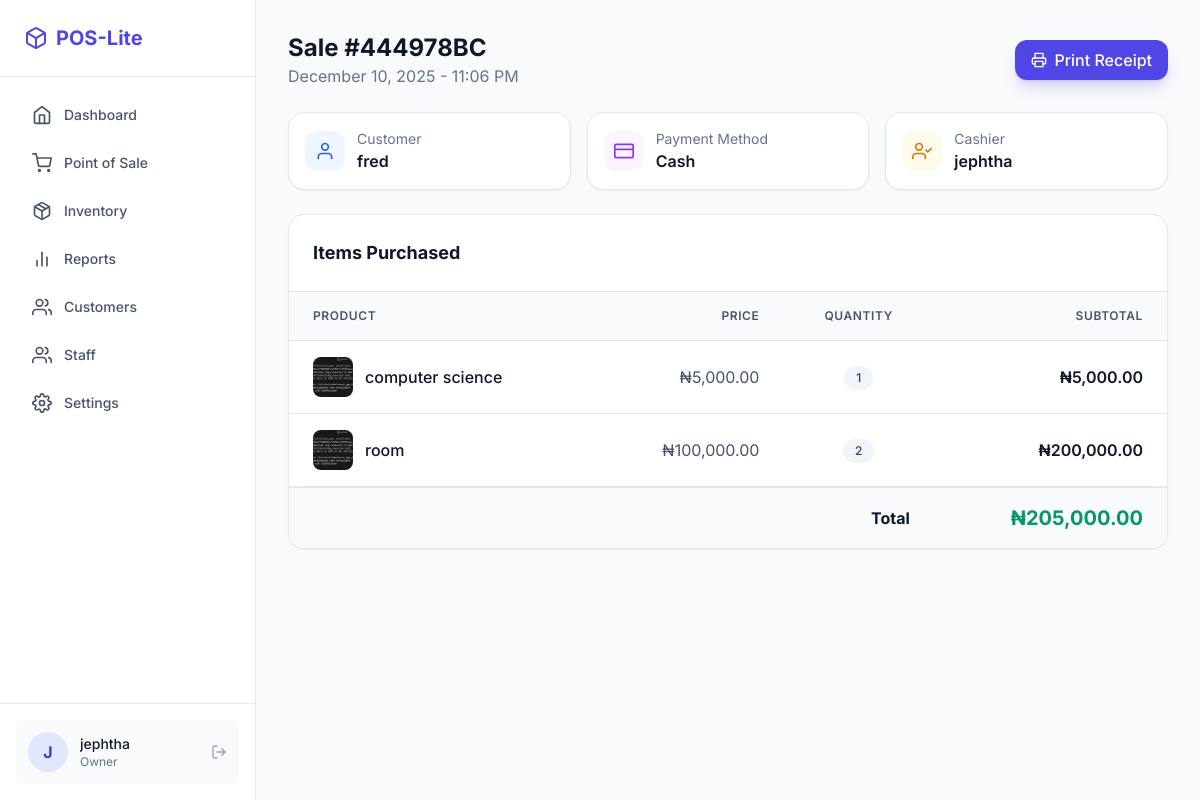
The page /store/sales/8/ (signed in) on the database its author committed.
### users/models.py (models this page shows, shortened)
class User(AbstractUser):
    class Role(models.TextChoices):
        OWNER = "OWNER", "Owner"
        STAFF = "STAFF", "Staff"
    role = models.CharField(max_length=50, choices=Role.choices, default=Role.STAFF)
    phone = models.CharField(max_length=15, blank=True, null=True)
    class SubscriptionStatus(models.TextChoices):
        TRIAL = "TRIAL", "Trial"
        ACTIVE = "ACTIVE", "Active"
        EXPIRED = "EXPIRED", "Expired"
        GRACE = "GRACE", "Grace Period"
    subscription_status = models.CharField(
        max_length=20,
        choices=SubscriptionStatus.choices,
        default=SubscriptionStatus.TRIAL
    )
    trial_start_date = models.DateTimeField(default=timezone.now)
    subscription_end_date = models.DateTimeField(null=True, blank=True)

### store/models.py (models this page shows, shortened)
class Sale(models.Model):
    PAYMENT_METHODS = [
        ('CASH', 'Cash'),
        ('TRANSFER', 'Transfer'),
        ('POS', 'POS'),
    ]
    user = models.ForeignKey(settings.AUTH_USER_MODEL, on_delete=models.PROTECT)
    customer = models.ForeignKey(Customer, on_delete=models.SET_NULL, null=True, blank=True, related_name='sales')
    total_amount = models.DecimalField(max_digits=12, decimal_places=2, default=0)
    payment_method = models.CharField(max_length=20, choices=PAYMENT_METHODS, default='CASH')
    reference = models.CharField(max_length=50, unique=True, blank=True)
    created_at = models.DateTimeField(default=timezone.now)

class Customer(models.Model):
    name = models.CharField(max_length=100)
    phone = models.CharField(max_length=20, unique=True)
    email = models.EmailField(blank=True)
    address = models.TextField(blank=True)
    created_at = models.DateTimeField(auto_now_add=True)

class SaleItem(models.Model):
    sale = models.ForeignKey(Sale, on_delete=models.CASCADE, related_name='items')
    product = models.ForeignKey(Product, on_delete=models.PROTECT)
    quantity = models.PositiveIntegerField(default=1)
    price = models.DecimalField(max_digits=10, decimal_places=2) # Price at time of sale
    subtotal = models.DecimalField(max_digits=12, decimal_places=2)

class Product(models.Model):
    name = models.CharField(max_length=200)
    category = models.ForeignKey(Category, on_delete=models.SET_NULL, null=True, related_name='products')
    price = models.DecimalField(max_digits=10, decimal_places=2)
    cost_price = models.DecimalField(max_digits=10, decimal_places=2, default=0)
    stock_quantity = models.PositiveIntegerField(default=0)
    low_stock_threshold = models.PositiveIntegerField(default=5)
    barcode = models.CharField(max_length=100, blank=True, unique=True)
    image = models.ImageField(upload_to='products/', blank=True, null=True)
    created_at = models.DateTimeField(auto_now_add=True)
    updated_at = models.DateTimeField(auto_now=True)

### store/views.py (the view)
# urls.py: path('sales/<int:pk>/', views.sale_detail, name='sale_detail'),
@login_required
def sale_detail(request, pk):
    sale = get_object_or_404(
        Sale.objects.select_related('customer', 'user')
                    .prefetch_related('items__product'),
        pk=pk
    )
    return render(request, 'store/sale_detail.html', {'sale': sale})

### core/context_processors.py (called while the page is built, shortened)
def subscription_context(request):
    if not request.user.is_authenticated:
        return {}
    user = request.user
    context = {
        'subscription_status': user.subscription_status,
        'is_trial': user.subscription_status == User.SubscriptionStatus.TRIAL,
        'is_active': user.subscription_status == User.SubscriptionStatus.ACTIVE,
        'is_expired': user.subscription_status == User.SubscriptionStatus.EXPIRED,
        'days_left': getattr(request, 'days_left', 0),
        'subscription_reminder': None,
        'subscription_reminder_color': 'green', # green, yellow, red
    }
    return context

### templates/store/sale_detail.html (shortened to what this page needs)
{% extends 'layouts/app.html' %}
{% load humanize %}
{% block content %}
<div class="mb-6 flex items-center justify-between">
  <div>
    <h1 class="text-2xl font-bold text-slate-900 dark:text-white">Sale #{{ sale.reference }}</h1>
    <p class="text-slate-500 dark:text-slate-400">{{ sale.created_at|date:"F j, Y - g:i A" }}</p>
  </div>
  <div class="flex gap-2">
    <a href="{% url 'sale_receipt' sale.pk %}" target="_blank" class="px-4 py-2 bg-primary-600 hover:bg-primary-700 text-white rounded-xl font-medium transition-colors shadow-lg shadow-primary-600/20 flex items-center gap-2">
      <i data-feather="printer" class="w-4 h-4"></i>
      <span class="hidden sm:inline">Print Receipt</span>
    </a>
  </div>
</div>
<div class="grid grid-cols-1 md:grid-cols-3 gap-4 mb-6">
  <div class="bg-white dark:bg-slate-900 p-4 rounded-2xl border border-slate-200 dark:border-slate-800 shadow-sm">
    <div class="flex items-center gap-3">
      <div class="w-10 h-10 rounded-xl bg-blue-50 dark:bg-blue-900/20 text-blue-600 dark:text-blue-400 flex items-center justify-center">
        <i data-feather="user" class="w-5 h-5"></i>
      </div>
      <div>
        <p class="text-sm text-slate-500 dark:text-slate-400">Customer</p>
        <p class="font-semibold text-slate-900 dark:text-white">{{ sale.customer.name|default:"Walk-in" }}</p>
      </div>
    </div>
  </div>
  <div class="bg-white dark:bg-slate-900 p-4 rounded-2xl border border-slate-200 dark:border-slate-800 shadow-sm">
    <div class="flex items-center gap-3">
      <div class="w-10 h-10 rounded-xl bg-purple-50 dark:bg-purple-900/20 text-purple-600 dark:text-purple-400 flex items-center justify-center">
        <i data-feather="credit-card" class="w-5 h-5"></i>
      </div>
      <div>
        <p class="text-sm text-slate-500 dark:text-slate-400">Payment Method</p>
        <p class="font-semibold text-slate-900 dark:text-white">{{ sale.get_payment_method_display }}</p>
      </div>
    </div>
  </div>
  <div class="bg-white dark:bg-slate-900 p-4 rounded-2xl border border-slate-200 dark:border-slate-800 shadow-sm">
    <div class="flex items-center gap-3">
      <div class="w-10 h-10 rounded-xl bg-amber-50 dark:bg-amber-900/20 text-amber-600 dark:text-amber-400 flex items-center justify-center">
        <i data-feather="user-check" class="w-5 h-5"></i>
      </div>
      <div>
        <p class="text-sm text-slate-500 dark:text-slate-400">Cashier</p>
        <p class="font-semibold text-slate-900 dark:text-white">{{ sale.user.username }}</p>
      </div>
    </div>
  </div>
</div>
<div class="bg-white dark:bg-slate-900 rounded-2xl border border-slate-200 dark:border-slate-800 shadow-sm overflow-hidden mb-6">
  <div class="p-6 border-b border-slate-200 dark:border-slate-800">
    <h3 class="text-lg font-bold text-slate-900 dark:text-white">Items Purchased</h3>
  </div>
  <div class="hidden md:block overflow-x-auto">
    <table class="w-full">
      <thead class="bg-slate-50 dark:bg-slate-800 border-b border-slate-200 dark:border-slate-700">
        <tr>
          <th class="px-6 py-4 text-left text-xs font-semibold text-slate-600 dark:text-slate-400 uppercase tracking-wider">Product</th>
          <th class="px-6 py-4 text-right text-xs font-semibold text-slate-600 dark:text-slate-400 uppercase tracking-wider">Price</th>
          <th class="px-6 py-4 text-center text-xs font-semibold text-slate-600 dark:text-slate-400 uppercase tracking-wider">Quantity</th>
          <th class="px-6 py-4 text-right text-xs font-semibold text-slate-600 dark:text-slate-400 uppercase tracking-wider">Subtotal</th>
        </tr>
      </thead>
      <tbody class="divide-y divide-slate-200 dark:divide-slate-800">
        {% for item in sale.items.all %}
        <tr class="hover:bg-slate-50 dark:hover:bg-slate-800/50 transition-colors">
          <td class="px-6 py-4">
            <div class="flex items-center gap-3">
              {% if item.product.image %}
              <img src="{{ item.product.image.url }}" alt="{{ item.product.name }}" class="w-10 h-10 rounded-lg object-cover">
              {% else %}
              <div class="w-10 h-10 rounded-lg bg-slate-100 dark:bg-slate-800 flex items-center justify-center">
                <i data-feather="package" class="w-5 h-5 text-slate-400"></i>
              </div>
              {% endif %}
              <span class="font-medium text-slate-900 dark:text-white">{{ item.product.name }}</span>
            </div>
          </td>
          <td class="px-6 py-4 text-right text-slate-600 dark:text-slate-400">₦{{ item.price|intcomma }}</td>
          <td class="px-6 py-4 text-center">
            <span class="inline-flex items-center px-3 py-1 rounded-full text-xs font-medium bg-slate-100 dark:bg-slate-800 text-slate-700 dark:text-slate-300">
              {{ item.quantity }}
            </span>
          </td>
          <td class="px-6 py-4 text-right font-semibold text-slate-900 dark:text-white">₦{{ item.subtotal|intcomma }}</td>
        </tr>
        {% endfor %}
      </tbody>
      <tfoot class="bg-slate-50 dark:bg-slate-800 border-t-2 border-slate-200 dark:border-slate-700">
        <tr>
          <td colspan="3" class="px-6 py-4 text-right font-bold text-slate-900 dark:text-white">Total</td>
          <td class="px-6 py-4 text-right text-xl font-bold text-emerald-600 dark:text-emerald-400">₦{{ sale.total_amount|intcomma }}</td>
        </tr>
      </tfoot>
    </table>
  </div>
</div>
{% endblock %}

### templates/layouts/app.html (shortened to what this page needs)
{% extends 'base.html' %} {% block layout %}
<div class="flex h-screen overflow-hidden">
  <aside
    class="hidden md:flex flex-col w-64 border-r border-slate-200 dark:border-slate-800 bg-white dark:bg-slate-900"
  >
    <div class="p-6 border-b border-slate-200 dark:border-slate-800">
      <h1
        class="text-xl font-bold text-primary-600 dark:text-primary-400 flex items-center gap-2"
      >
        <i data-feather="box"></i> POS-Lite
      </h1>
    </div>
    <nav class="flex-1 overflow-y-auto p-4 space-y-1">
      <a
        href="{% url 'dashboard' %}"
        class="flex items-center gap-3 px-4 py-3 text-sm font-medium rounded-lg {% if request.resolver_match.url_name == 'dashboard' %}bg-primary-50 text-primary-700 dark:bg-primary-900/20 dark:text-primary-400{% else %}text-slate-600 dark:text-slate-400 hover:bg-slate-50 dark:hover:bg-slate-800{% endif %}"
      >
        <i data-feather="home" class="w-5 h-5"></i>
        Dashboard
      </a>
      <a
        href="{% url 'pos' %}"
        class="flex items-center gap-3 px-4 py-3 text-sm font-medium rounded-lg {% if request.resolver_match.url_name == 'pos' %}bg-primary-50 text-primary-700 dark:bg-primary-900/20 dark:text-primary-400{% else %}text-slate-600 dark:text-slate-400 hover:bg-slate-50 dark:hover:bg-slate-800{% endif %}"
      >
        <i data-feather="shopping-cart" class="w-5 h-5"></i>
        Point of Sale
      </a>
      {% if request.user.role == 'OWNER' %}
      <a
        href="{% url 'product_list' %}"
        class="flex items-center gap-3 px-4 py-3 text-sm font-medium rounded-lg {% if request.resolver_match.url_name == 'product_list' %}bg-primary-50 text-primary-700 dark:bg-primary-900/20 dark:text-primary-400{% else %}text-slate-600 dark:text-slate-400 hover:bg-slate-50 dark:hover:bg-slate-800{% endif %}"
      >
        <i data-feather="package" class="w-5 h-5"></i>
        Inventory
      </a>
      {% endif %}
      <a
        href="{% url 'sales_report' %}"
        class="flex items-center gap-3 px-4 py-3 text-sm font-medium rounded-lg {% if request.resolver_match.url_name == 'sales_report' %}bg-primary-50 text-primary-700 dark:bg-primary-900/20 dark:text-primary-400{% else %}text-slate-600 dark:text-slate-400 hover:bg-slate-50 dark:hover:bg-slate-800{% endif %}"
      >
        <i data-feather="bar-chart-2" class="w-5 h-5"></i>
        Reports
      </a>
      <a
        href="{% url 'customer_list' %}"
        class="flex items-center gap-3 px-4 py-3 text-sm font-medium rounded-lg {% if request.resolver_match.url_name == 'customer_list' %}bg-primary-50 text-primary-700 dark:bg-primary-900/20 dark:text-primary-400{% else %}text-slate-600 dark:text-slate-400 hover:bg-slate-50 dark:hover:bg-slate-800{% endif %}"
      >
        <i data-feather="users" class="w-5 h-5"></i>
        Customers
      </a>
      {% if request.user.role == 'OWNER' %}
      <a
        href="{% url 'staff_list' %}"
        class="flex items-center gap-3 px-4 py-3 text-sm font-medium rounded-lg {% if request.resolver_match.url_name == 'staff_list' or request.resolver_match.url_name == 'staff_create' or request.resolver_match.url_name == 'staff_edit' %}bg-primary-50 text-primary-700 dark:bg-primary-900/20 dark:text-primary-400{% else %}text-slate-600 dark:text-slate-400 hover:bg-slate-50 dark:hover:bg-slate-800{% endif %}"
      >
        <i data-feather="users" class="w-5 h-5"></i>
        Staff
      </a>
      <a
        href="{% url 'settings' %}"
        class="flex items-center gap-3 px-4 py-3 text-sm font-medium rounded-lg {% if request.resolver_match.url_name == 'settings' %}bg-primary-50 text-primary-700 dark:bg-primary-900/20 dark:text-primary-400{% else %}text-slate-600 dark:text-slate-400 hover:bg-slate-50 dark:hover:bg-slate-800{% endif %}"
      >
        <i data-feather="settings" class="w-5 h-5"></i>
        Settings
      </a>
      {% endif %}
    </nav>
    <div class="p-4 border-t border-slate-200 dark:border-slate-800">
      <div
        class="flex items-center gap-3 p-3 rounded-lg bg-slate-50 dark:bg-slate-800"
      >
        <div
          class="w-10 h-10 rounded-full bg-primary-100 dark:bg-primary-900 flex items-center justify-center text-primary-700 dark:text-primary-300 font-bold"
        >
          {{ request.user.username|slice:":1"|upper }}
        </div>
        <div class="flex-1 min-w-0">
          <p class="text-sm font-medium truncate">
            {{ request.user.username }}
          </p>
          <p class="text-xs text-slate-500 truncate">
            {{ request.user.get_role_display }}
          </p>
        </div>
        <a
          href="{% url 'logout' %}"
          class="text-slate-400 hover:text-red-500 transition-colors"
        >
          <i data-feather="log-out" class="w-4 h-4"></i>
        </a>
      </div>
    </div>
  </aside>
  <div class="flex-1 flex flex-col h-full overflow-hidden relative">
    <main
      class="flex-1 overflow-y-auto overflow-x-hidden p-4 md:p-8 pb-24 md:pb-8"
    >
      <div id="main-content" class="max-w-7xl mx-auto w-full">
        {% block content %}{% endblock %}
      </div>
  </div>
</div>
{% endblock %}

### rows shown on the page
User: user.username "J", user.username "jephtha", user.role "Owner"
Sale: reference "444978BC", created_at "December 10, 2025 - 11:06 PM", customer.name "fred", payment_method "Cash", user.username "jephtha", total_amount "205,000.00"
SaleItem: product.image (picture), product.name "computer science", price "5,000.00", quantity "1", subtotal "5,000.00"
SaleItem: product.image (picture), product.name "room", price "100,000.00", quantity "2", subtotal "200,000.00"
